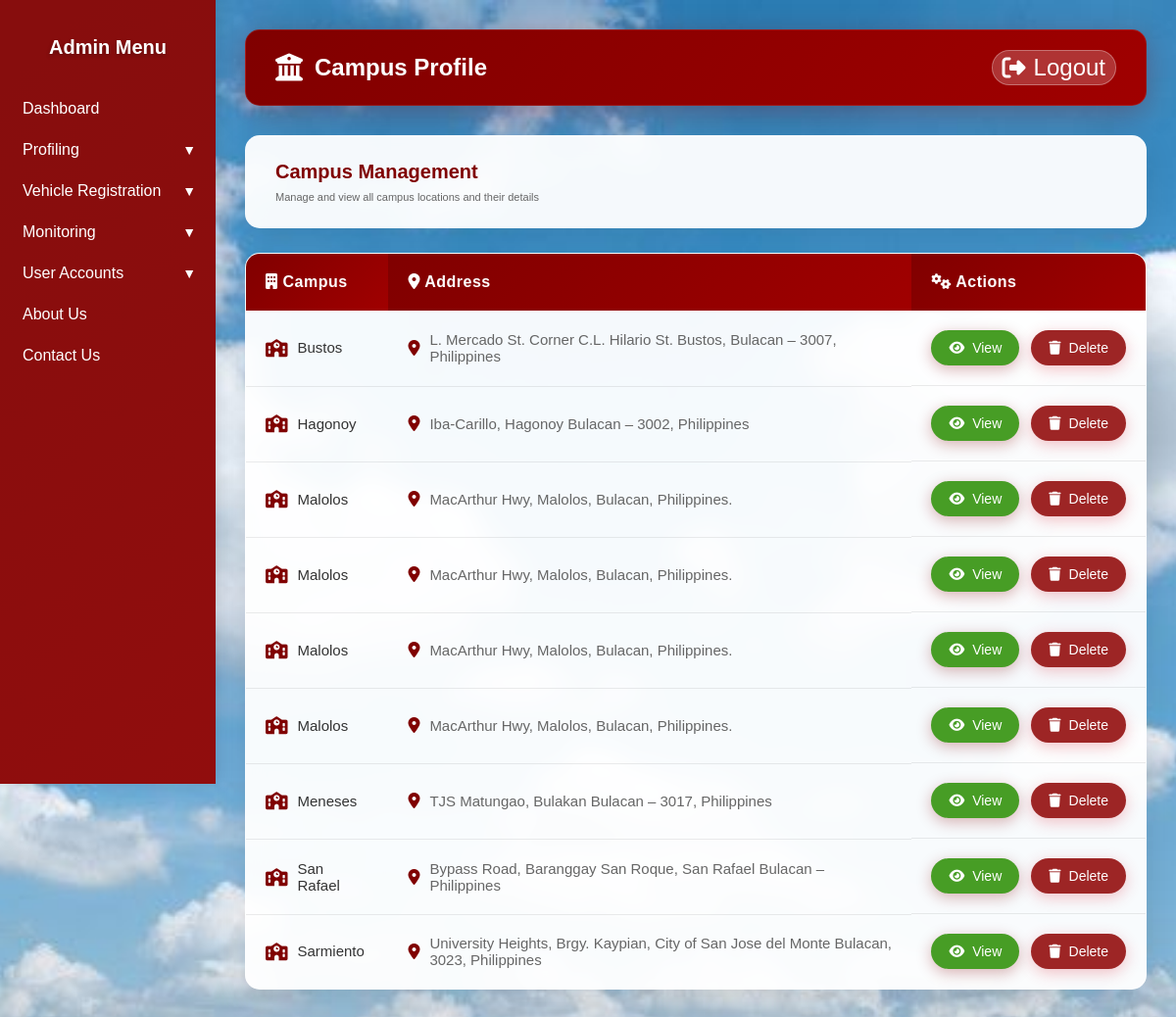
Page /campusprofile.php on the committed database.
### tables this page shows
CREATE TABLE `gate` (
  `GateID` varchar(100) NOT NULL,
  `Campus` varchar(50) NOT NULL,
  `GateNumber` varchar(10) NOT NULL,
  `Address` varchar(255) NOT NULL,
  `Status` varchar(50) NOT NULL
);

### campusprofile.php (the view, shortened to what this page needs)
<?php
$conn = openCon();
$gateQuery = "SELECT GateID, Campus, Address FROM gate";
$gateResult = $conn->query($gateQuery);
?>
<!DOCTYPE html>
<html lang="en">
<head>
<link href="https://cdnjs.cloudflare.com/ajax/libs/font-awesome/6.4.0/css/all.min.css" rel="stylesheet">
</head>
<body>
<?php include 'sidebar.php'; ?>
<div class="main">
    <nav>
        <div class="nav-title">
            <i class="fas fa-university"></i>
            Campus Profile
        </div>
        <a href="adminlogin.php" class="logout-btn">
            <i class="fas fa-sign-out-alt"></i>
            Logout
        </a>
    </nav>
    <div class="content-header">
        <h2>Campus Management</h2>
        <p>Manage and view all campus locations and their details</p>
    </div>
    <div class="table-container">
        <table>
            <thead>
                <tr>
                    <th><i class="fas fa-building"></i> Campus</th>
                    <th><i class="fas fa-map-marker-alt"></i> Address</th>
                    <th><i class="fas fa-cogs"></i> Actions</th>
                </tr>
            </thead>
            <tbody>
                <?php if ($gateResult->num_rows > 0): ?>
                    <?php while($gate = $gateResult->fetch_assoc()): ?>
                    <tr>
                        <td>
                            <div class="campus-icon">
                                <i class="fas fa-school"></i>
                                <?= htmlspecialchars($gate['Campus']) ?>
                            </div>
                        </td>
                        <td>
                            <div class="address-text">
                                <i class="fas fa-location-dot"></i>
                                <?= htmlspecialchars($gate['Address']) ?>
                            </div>
                        </td>
                        <td class="action-btns">
                            <a href="viewcampus.php?gateid=<?= $gate['GateID'] ?>" class="btn btn-view">
                                <i class="fas fa-eye"></i>
                                View
                            </a>
                            <a href="deletegate.php?gateid=<?= $gate['GateID'] ?>"
                               class="btn btn-delete"
                               onclick="return confirm('Are you sure you want to delete this gate?')">
                                <i class="fas fa-trash"></i>
                                Delete
                            </a>
                        </td>
                    </tr>
                    <?php endwhile; ?>
                <?php endif; ?>
            </tbody>
        </table>
    </div>
</div>
</body>
</html>

### campusprofile.php (style rules this page uses)
* { box-sizing: border-box; }
body { margin: 0; font-family: 'Poppins', sans-serif; display: flex; background: url("Assets/langit.jpg") no-repeat center center fixed; background-size: cover; min-height: 100vh; }
.main { margin-left: 220px; padding: 30px; flex-grow: 1; min-height: 100vh; }
nav { background: linear-gradient(135deg, #800000 0%, #a00000 100%); color: white; padding: 20px 30px; font-size: 24px; font-weight: 600; margin-bottom: 30px; border-radius: 15px; box-shadow: 0 8px 32px rgba(128, 0, 0, 0.3); backdrop-filter: blur(10px); border: 1px solid rgba(255, 255, 255, 0.1); display: flex; justify-content: space-between; align-items: center; }
.nav-title { display: flex; align-items: center; gap: 12px; }
.nav-title i { font-size: 28px; }
.logout-btn { background: rgba(255, 255, 255, 0.2); color: white; padding: 3px 10px; border-radius: 25px; text-decoration: none; font-weight: 50; transition: all 0.3s ease; border: 1px solid rgba(255, 255, 255, 0.3); display: flex; align-items: center; gap: 8px; }
.content-header { background: rgba(255, 255, 255, 0.95); padding: 25px 30px; border-radius: 15px; margin-bottom: 25px; box-shadow: 0 8px 32px rgba(0, 0, 0, 0.1); backdrop-filter: blur(10px); border: 1px solid rgba(255, 255, 255, 0.2); }
.content-header h2 { margin: 0; color: #800000; font-size: 20px; font-weight: 600; }
.content-header p { margin: 8px 0 0 0; color: #666; font-size: 11px; }
.table-container { background: rgba(255, 255, 255, 0.95); border-radius: 15px; overflow: hidden; box-shadow: 0 8px 32px rgba(0, 0, 0, 0.1); backdrop-filter: blur(10px); border: 1px solid rgba(255, 255, 255, 0.2); }
table { width: 100%; border-collapse: collapse; }
table th { background: linear-gradient(135deg, #800000 0%, #a00000 100%); color: white; padding: 20px; text-align: left; font-weight: 600; font-size: 16px; letter-spacing: 0.5px; }
table td { padding: 20px; border-bottom: 1px solid rgba(0, 0, 0, 0.08); font-size: 15px; color: #333; }
table tr { transition: all 0.3s ease; }
table tr:last-child td { border-bottom: none; }
.action-btns { display: flex; gap: 12px; align-items: center; }
.btn { padding: 10px 18px; border-radius: 25px; text-decoration: none; font-weight: 500; font-size: 14px; transition: all 0.3s ease; display: inline-flex; align-items: center; gap: 8px; border: none; cursor: pointer; }
.btn-view { background: #479D25; color: white; box-shadow: 0 4px 15px rgba(128, 0, 0, 0.3); }
.btn-delete { background: #9D2525; color: white; box-shadow: 0 4px 15px rgba(220, 53, 69, 0.3); }
.campus-icon { display: inline-flex; align-items: center; gap: 10px; font-weight: 500; }
.campus-icon i { color: #800000; font-size: 18px; }
.address-text { display: inline-flex; align-items: center; gap: 10px; color: #666; }
.address-text i { color: #800000; font-size: 16px; }

### sidebar.php (style rules this page uses)
body { margin: 0; font-family: sans-serif; }

### rows in the picture
gate: Campus "Bustos", Address "L. Mercado St. Corner C.L. Hilario St. Bustos, Bulacan – 3007, Philippines"
gate: Campus "Hagonoy", Address "Iba-Carillo, Hagonoy Bulacan – 3002, Philippines"
gate: Campus "Malolos", Address "MacArthur Hwy, Malolos, Bulacan, Philippines."
gate: Campus "Malolos", Address "MacArthur Hwy, Malolos, Bulacan, Philippines."
gate: Campus "Malolos", Address "MacArthur Hwy, Malolos, Bulacan, Philippines."
gate: Campus "Malolos", Address "MacArthur Hwy, Malolos, Bulacan, Philippines."
gate: Campus "Meneses", Address "TJS Matungao, Bulakan Bulacan – 3017, Philippines"
gate: Campus "San Rafael", Address "Bypass Road, Baranggay San Roque, San Rafael Bulacan – Philippines"
gate: Campus "Sarmiento", Address "University Heights, Brgy. Kaypian, City of San Jose del Monte Bulacan, 3023, Philippines"
